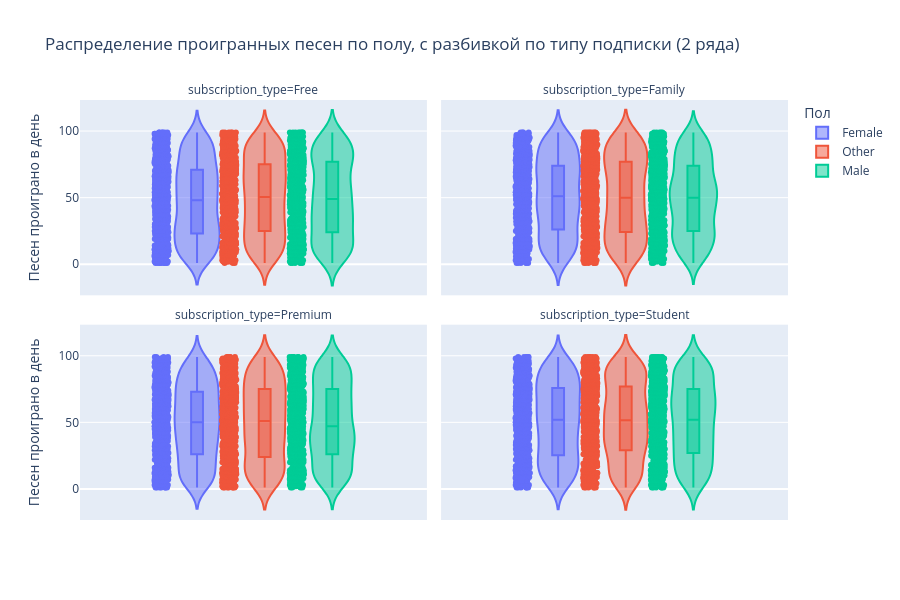

Notebook source saved alongside this figure:
### Code cell
fig = px.violin(
    data,
    y='songs_played_per_day',        
    color='gender', 
    
    facet_col='subscription_type', 
    facet_col_wrap=2,

    height=600, 
    
    box=True,                        
    points="all",                    
    hover_data=['age', 'listening_time', 'skip_rate'],
    
    title='Распределение проигранных песен по полу, с разбивкой по типу подписки',
    labels={
        'songs_played_per_day': 'Песен проиграно в день',
        'gender': 'Пол'
    }
)

fig.show()

### Figure 1 — Plotly figure (JSON) as saved in the notebook; plotly's stock layout.template omitted (floating-point values rounded to 4 significant figures; data arrays with more than 128 entries replaced by an {"elided": "..."} marker saying what was removed)
{"data": [{"alignmentgroup": "True", "box": {"visible": true}, "customdata": {"elided": "687x3 float values"}, "hovertemplate": "Пол=Female<br>subscription_type=Free<br>Песен проиграно в день=%{y}<br>age=%{customdata[0]}<br>listening_time=%{customdata[1]}<br>skip_rate=%{customdata[2]}<extra></extra>", "legendgroup": "Female", "marker": {"color": "#636efa"}, "name": "Female", "offsetgroup": "Female", "orientation": "v", "points": "all", "scalegroup": "True", "showlegend": true, "type": "violin", "x0": " ", "xaxis": "x3", "y": {"elided": "687 int values"}, "y0": " ", "yaxis": "y3"}, {"alignmentgroup": "True", "box": {"visible": true}, "customdata": {"elided": "604x3 float values"}, "hovertemplate": "Пол=Female<br>subscription_type=Family<br>Песен проиграно в день=%{y}<br>age=%{customdata[0]}<br>listening_time=%{customdata[1]}<br>skip_rate=%{customdata[2]}<extra></extra>", "legendgroup": "Female", "marker": {"color": "#636efa"}, "name": "Female", "offsetgroup": "Female", "orientation": "v", "points": "all", "scalegroup": "True", "showlegend": false, "type": "violin", "x0": " ", "xaxis": "x4", "y": {"elided": "604 int values"}, "y0": " ", "yaxis": "y4"}, {"alignmentgroup": "True", "box": {"visible": true}, "customdata": {"elided": "701x3 float values"}, "hovertemplate": "Пол=Female<br>subscription_type=Premium<br>Песен проиграно в день=%{y}<br>age=%{customdata[0]}<br>listening_time=%{customdata[1]}<br>skip_rate=%{customdata[2]}<extra></extra>", "legendgroup": "Female", "marker": {"color": "#636efa"}, "name": "Female", "offsetgroup": "Female", "orientation": "v", "points": "all", "scalegroup": "True", "showlegend": false, "type": "violin", "x0": " ", "xaxis": "x", "y": {"elided": "701 int values"}, "y0": " ", "yaxis": "y"}, {"alignmentgroup": "True", "box": {"visible": true}, "customdata": {"elided": "667x3 float values"}, "hovertemplate": "Пол=Female<br>subscription_type=Student<br>Песен проиграно в день=%{y}<br>age=%{customdata[0]}<br>listening_time=%{customdata[1]}<br>skip_rate=%{customdata[2]}<extra></extra>", "legendgroup": "Female", "marker": {"color": "#636efa"}, "name": "Female", "offsetgroup": "Female", "orientation": "v", "points": "all", "scalegroup": "True", "showlegend": false, "type": "violin", "x0": " ", "xaxis": "x2", "y": {"elided": "667 int values"}, "y0": " ", "yaxis": "y2"}, {"alignmentgroup": "True", "box": {"visible": true}, "customdata": {"elided": "672x3 float values"}, "hovertemplate": "Пол=Other<br>subscription_type=Free<br>Песен проиграно в день=%{y}<br>age=%{customdata[0]}<br>listening_time=%{customdata[1]}<br>skip_rate=%{customdata[2]}<extra></extra>", "legendgroup": "Other", "marker": {"color": "#EF553B"}, "name": "Other", "offsetgroup": "Other", "orientation": "v", "points": "all", "scalegroup": "True", "showlegend": true, "type": "violin", "x0": " ", "xaxis": "x3", "y": {"elided": "672 int values"}, "y0": " ", "yaxis": "y3"}, {"alignmentgroup": "True", "box": {"visible": true}, "customdata": {"elided": "647x3 float values"}, "hovertemplate": "Пол=Other<br>subscription_type=Family<br>Песен проиграно в день=%{y}<br>age=%{customdata[0]}<br>listening_time=%{customdata[1]}<br>skip_rate=%{customdata[2]}<extra></extra>", "legendgroup": "Other", "marker": {"color": "#EF553B"}, "name": "Other", "offsetgroup": "Other", "orientation": "v", "points": "all", "scalegroup": "True", "showlegend": false, "type": "violin", "x0": " ", "xaxis": "x4", "y": {"elided": "647 int values"}, "y0": " ", "yaxis": "y4"}, {"alignmentgroup": "True", "box": {"visible": true}, "customdata": {"elided": "689x3 float values"}, "hovertemplate": "Пол=Other<br>subscription_type=Premium<br>Песен проиграно в день=%{y}<br>age=%{customdata[0]}<br>listening_time=%{customdata[1]}<br>skip_rate=%{customdata[2]}<extra></extra>", "legendgroup": "Other", "marker": {"color": "#EF553B"}, "name": "Other", "offsetgroup": "Other", "orientation": "v", "points": "all", "scalegroup": "True", "showlegend": false, "type": "violin", "x0": " ", "xaxis": "x", "y": {"elided": "689 int values"}, "y0": " ", "yaxis": "y"}, {"alignmentgroup": "True", "box": {"visible": true}, "customdata": {"elided": "642x3 float values"}, "hovertemplate": "Пол=Other<br>subscription_type=Student<br>Песен проиграно в день=%{y}<br>age=%{customdata[0]}<br>listening_time=%{customdata[1]}<br>skip_rate=%{customdata[2]}<extra></extra>", "legendgroup": "Other", "marker": {"color": "#EF553B"}, "name": "Other", "offsetgroup": "Other", "orientation": "v", "points": "all", "scalegroup": "True", "showlegend": false, "type": "violin", "x0": " ", "xaxis": "x2", "y": {"elided": "642 int values"}, "y0": " ", "yaxis": "y2"}, {"alignmentgroup": "True", "box": {"visible": true}, "customdata": {"elided": "659x3 float values"}, "hovertemplate": "Пол=Male<br>subscription_type=Free<br>Песен проиграно в день=%{y}<br>age=%{customdata[0]}<br>listening_time=%{customdata[1]}<br>skip_rate=%{customdata[2]}<extra></extra>", "legendgroup": "Male", "marker": {"color": "#00cc96"}, "name": "Male", "offsetgroup": "Male", "orientation": "v", "points": "all", "scalegroup": "True", "showlegend": true, "type": "violin", "x0": " ", "xaxis": "x3", "y": {"elided": "659 int values"}, "y0": " ", "yaxis": "y3"}, {"alignmentgroup": "True", "box": {"visible": true}, "customdata": {"elided": "657x3 float values"}, "hovertemplate": "Пол=Male<br>subscription_type=Family<br>Песен проиграно в день=%{y}<br>age=%{customdata[0]}<br>listening_time=%{customdata[1]}<br>skip_rate=%{customdata[2]}<extra></extra>", "legendgroup": "Male", "marker": {"color": "#00cc96"}, "name": "Male", "offsetgroup": "Male", "orientation": "v", "points": "all", "scalegroup": "True", "showlegend": false, "type": "violin", "x0": " ", "xaxis": "x4", "y": {"elided": "657 int values"}, "y0": " ", "yaxis": "y4"}, {"alignmentgroup": "True", "box": {"visible": true}, "customdata": {"elided": "725x3 float values"}, "hovertemplate": "Пол=Male<br>subscription_type=Premium<br>Песен проиграно в день=%{y}<br>age=%{customdata[0]}<br>listening_time=%{customdata[1]}<br>skip_rate=%{customdata[2]}<extra></extra>", "legendgroup": "Male", "marker": {"color": "#00cc96"}, "name": "Male", "offsetgroup": "Male", "orientation": "v", "points": "all", "scalegroup": "True", "showlegend": false, "type": "violin", "x0": " ", "xaxis": "x", "y": {"elided": "725 int values"}, "y0": " ", "yaxis": "y"}, {"alignmentgroup": "True", "box": {"visible": true}, "customdata": {"elided": "650x3 float values"}, "hovertemplate": "Пол=Male<br>subscription_type=Student<br>Песен проиграно в день=%{y}<br>age=%{customdata[0]}<br>listening_time=%{customdata[1]}<br>skip_rate=%{customdata[2]}<extra></extra>", "legendgroup": "Male", "marker": {"color": "#00cc96"}, "name": "Male", "offsetgroup": "Male", "orientation": "v", "points": "all", "scalegroup": "True", "showlegend": false, "type": "violin", "x0": " ", "xaxis": "x2", "y": {"elided": "650 int values"}, "y0": " ", "yaxis": "y2"}], "layout": {"annotations": [{"font": {}, "showarrow": false, "text": "subscription_type=Premium", "x": 0.245, "xanchor": "center", "xref": "paper", "y": 0.465, "yanchor": "bottom", "yref": "paper"}, {"font": {}, "showarrow": false, "text": "subscription_type=Student", "x": 0.755, "xanchor": "center", "xref": "paper", "y": 0.465, "yanchor": "bottom", "yref": "paper"}, {"font": {}, "showarrow": false, "text": "subscription_type=Free", "x": 0.245, "xanchor": "center", "xref": "paper", "y": 1.0, "yanchor": "bottom", "yref": "paper"}, {"font": {}, "showarrow": false, "text": "subscription_type=Family", "x": 0.755, "xanchor": "center", "xref": "paper", "y": 1.0, "yanchor": "bottom", "yref": "paper"}], "height": 600, "legend": {"title": {"text": "Пол"}, "tracegroupgap": 0}, "title": {"text": "Распределение проигранных песен по полу, с разбивкой по типу подписки (2 ряда)"}, "violinmode": "group", "xaxis": {"anchor": "y", "domain": [0, 0.49]}, "xaxis2": {"anchor": "y2", "domain": [0.51, 1], "matches": "x"}, "xaxis3": {"anchor": "y3", "domain": [0, 0.49], "matches": "x", "showticklabels": false}, "xaxis4": {"anchor": "y4", "domain": [0.51, 1], "matches": "x", "showticklabels": false}, "yaxis": {"anchor": "x", "domain": [0, 0.465], "title": {"text": "Песен проиграно в день"}}, "yaxis2": {"anchor": "x2", "domain": [0, 0.465], "matches": "y", "showticklabels": false}, "yaxis3": {"anchor": "x3", "domain": [0.535, 1.0], "matches": "y", "title": {"text": "Песен проиграно в день"}}, "yaxis4": {"anchor": "x4", "domain": [0.535, 1.0], "matches": "y", "showticklabels": false}}}
